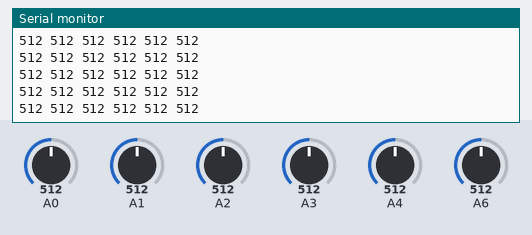
A sketch run on a simulated Arduino Nano, built with avr-gcc and run on an emulated ATmega328P. Parts: the last lines printed to the serial monitor. Inputs (shaded band) come from the test bench; at power-on: A0 = 512, A1 = 512, A2 = 512, A3 = 512, A4 = 512, A6 = 512.

Above: at 1.2 s.
1.3 s: A0 set to 104
At 1.8 s:
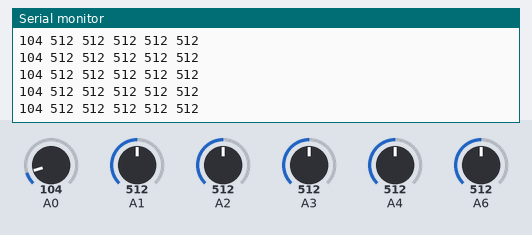
4.3 s: A0 set to 89
At 5.2 s:
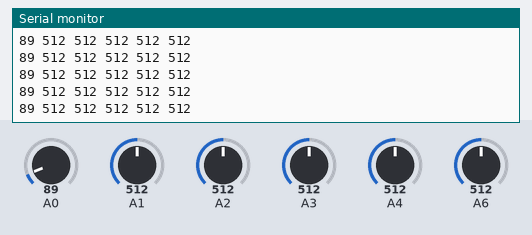
Timing chart, 0 to 7.3 s (numbered marks = the images above; inputs shaded):
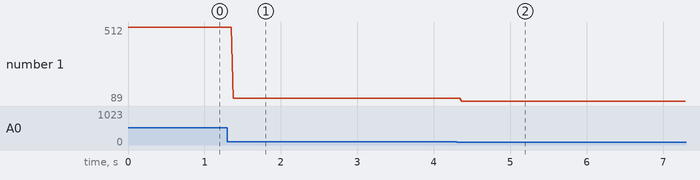

Measured:
- after the input at 1.3 s, the serial monitor: prints a new line after 0.08 s (image 1)
- after the input at 4.3 s, the serial monitor: prints a new line after 0.07 s (image 2)
- plotted number 1: 512 → 104 after the input at 1.3 s, 104 → 89 after the input at 4.3 s

The sketch:

multimetre.ino
```cpp
int S0 ;
int S1 ;
int S2 ;
int S3 ;
int S4 ;
int S5 ;
int sensValue1 ;
int sens;


void setup() {
Serial.begin(9600);
}


void loop() {
S0 = analogRead(A0);
S1 = analogRead(A1);
S2 = analogRead(A2);
S3 = analogRead(A3);
S4 = analogRead(A4);
S5 = analogRead(A6);

Serial.print(S0);
Serial.print(" ");
Serial.print(S1);
Serial.print(" ");
Serial.print(S2);
Serial.print(" ");
Serial.print(S3);
Serial.print(" ");
Serial.print(S4);
Serial.print(" ");
Serial.println(S5);

sensValue1 = Moyenne(S1);
//delay(50);

}
/*
int Moyenne(int param1) {//sonde, nombre d'entrées tableau
    int tab[5] ;
    int moyenne ;
  for(int i = 0; i <5 ; i++)  {   // index du tableau
      tab[i] = param1;
      moyenne = ( tab[0]+tab[1]+tab[2]+tab[3]+tab[4]) / 5;
                           }
        return moyenne; */

int Moyenne(int param1) {                //param1 = sonde
    static int tab[5] ;                         //création du tableau
    static int index=0;
    int moyenne ;                     //variable pour la moyenne

    tab[index]=param1;
    index++;
    if (index>=5) index=0;

    moyenne = (tab[0]+tab[1]+tab[2]+tab[3]+tab[4]) / 5;   //on calcule la moyenne
    return moyenne ;
}
```
